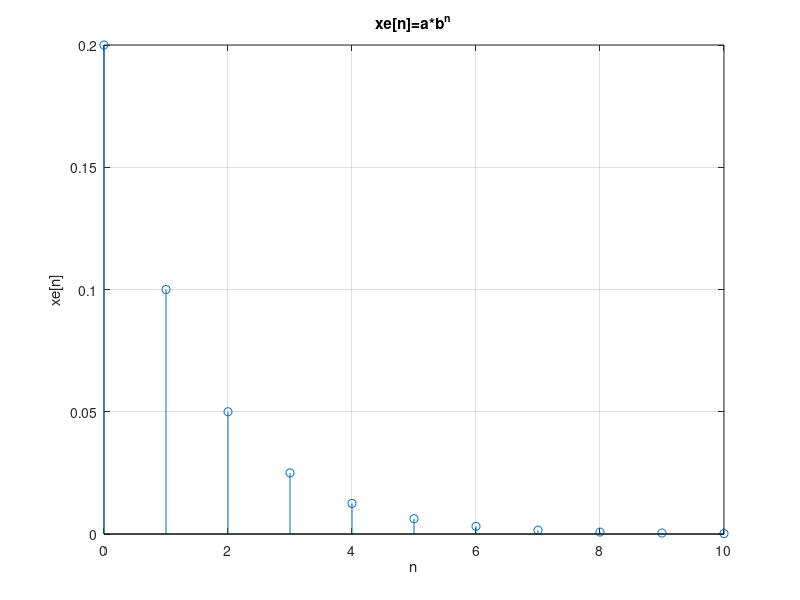
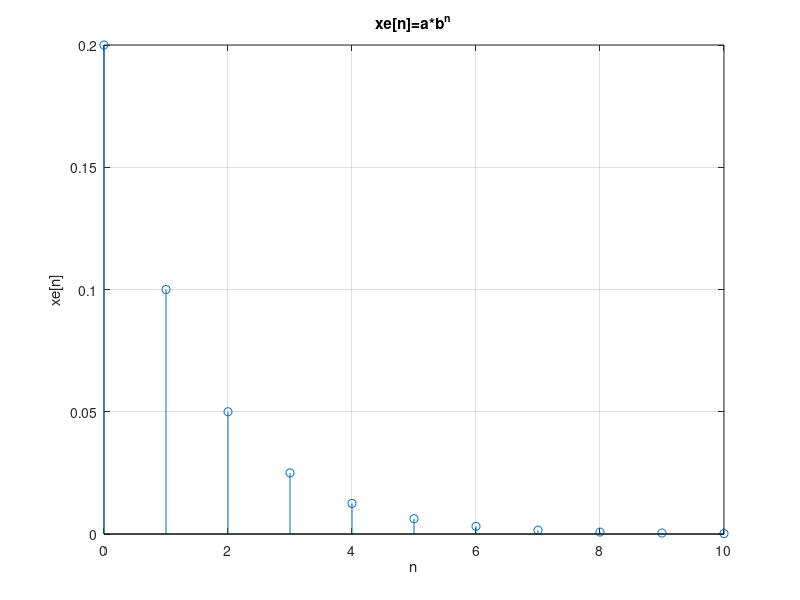

Source code (MATLAB) for these figures, in order:
a=0.2; b=0.5;
n1=0; n2=10; n=n1:n2;

figure()
xe=a*b.^n;
stem(n,xe);
xlabel('n'),ylabel('xe[n]');
title('xe[n]=a*b^n');
grid on;
axis tight;

figure()
xe=@(n) (a*b.^n);
stem(n,xe(n));
xlabel('n'),ylabel('xe[n]');
title('xe[n]=a*b^n');
grid on;
axis tight;
